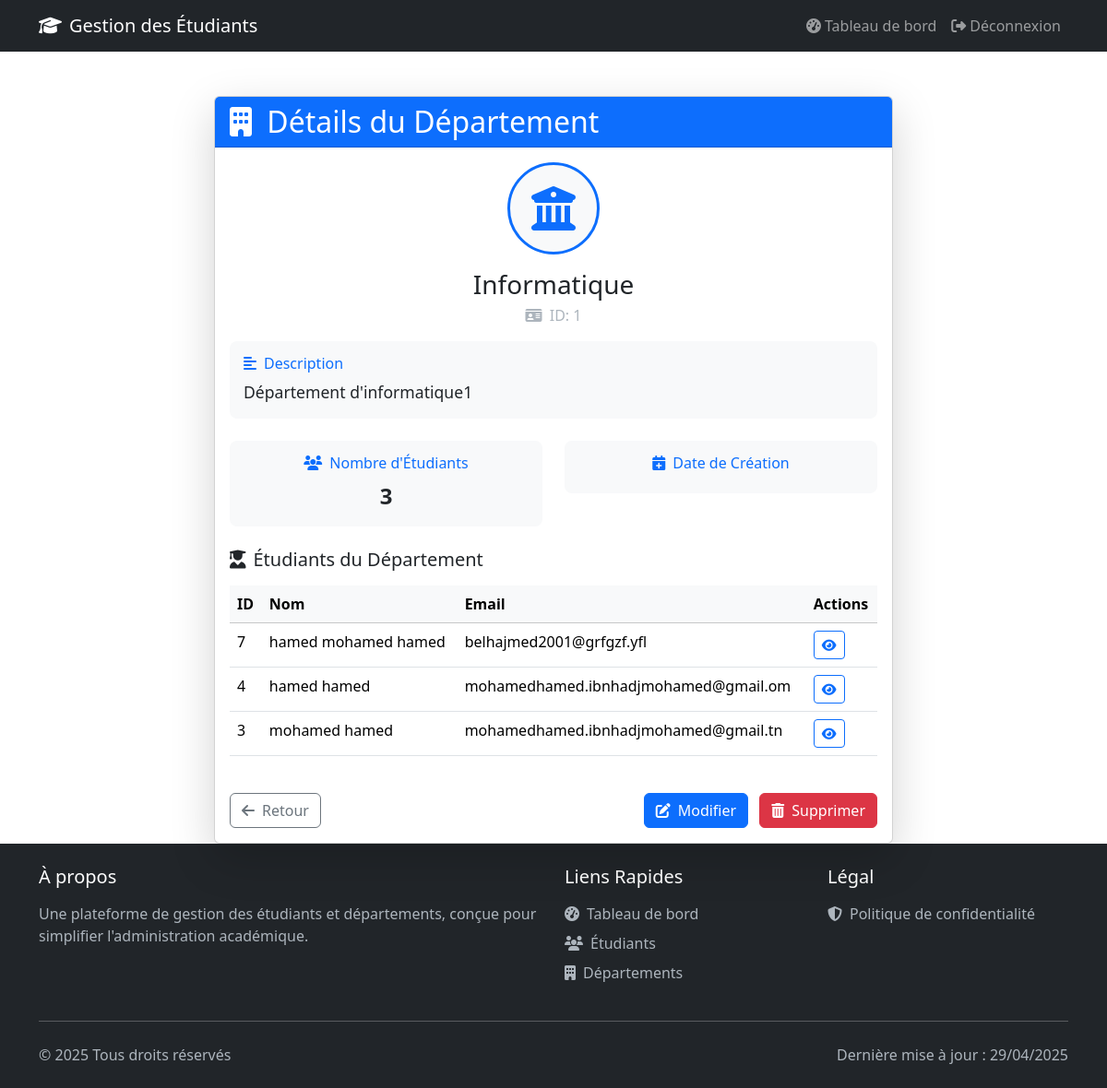
The app's page /departements/1/ (signed in) with its own data.
### webapp/models.py (models this page shows, shortened)
class Departement(models.Model):
    nom_departement = models.CharField(
        max_length=250,
        verbose_name=_("Nom du département"),
        help_text=_("Entrez le nom du département"),
        validators=[MinLengthValidator(2)]
    )
    description = models.TextField(
        blank=True,
        null=True,
        verbose_name=_("Description"),
        help_text=_("Description détaillée du département")
    )
    class Meta:
        verbose_name = _("Département")
        verbose_name_plural = _("Départements")
        ordering = ['nom_departement']

class Etudiant(models.Model):
    nom_etudiant = models.CharField(
        max_length=250,
        verbose_name=_("Nom"),
        help_text=_("Entrez le nom de l'étudiant"),
        validators=[MinLengthValidator(2)]
    )
    prenom_etudiant = models.CharField(
        max_length=250,
        verbose_name=_("Prénom"),
        help_text=_("Entrez le prénom de l'étudiant"),
        validators=[MinLengthValidator(2)]
    )
    date_naissance = models.DateField(
        verbose_name=_("Date de naissance"),
        help_text=_("Sélectionnez la date de naissance")
    )
    email = models.EmailField(
        unique=True,
        verbose_name=_("Email"),
        help_text=_("Entrez l'adresse email de l'étudiant"),
        validators=[EmailValidator()]
    )
    departement = models.ForeignKey(
        Departement,
        on_delete=models.SET_NULL,
        null=True,
        blank=True,
        verbose_name=_("Département"),
        help_text=_("Sélectionnez le département de l'étudiant")
    )
    adresse = models.CharField(
        max_length=500,
        blank=True,
        null=True,
        verbose_name=_("Adresse"),
        help_text=_("Entrez l'adresse complète de l'étudiant")
    )
    created_at = models.DateTimeField(
        auto_now_add=True,
        verbose_name=_("Date de création")
    )
    updated_at = models.DateTimeField(
        auto_now=True,
        verbose_name=_("Date de mise à jour")
    )
    class Meta:
        verbose_name = _("Étudiant")
        verbose_name_plural = _("Étudiants")
        ordering = ['-created_at']
        indexes = [
            models.Index(fields=['nom_etudiant', 'prenom_etudiant']),
            models.Index(fields=['email']),
        ]

### webapp/views.py (the view)
# urls.py: path('departements/<int:id>/', views.view_departement, name='view_departement'),
@login_required(login_url='login')
def view_departement(request, id):
    try:
        departement = Departement.objects.get(id=id)
        return render(request, 'web/view_departement.html', {'departement': departement})
    except Departement.DoesNotExist:
        messages.error(request, "Département non trouvé")
        return redirect('departements')
    except Exception as e:
        messages.error(request, f"Erreur lors de l'affichage du département: {str(e)}")
        return redirect('departements')

### templates/web/view_departement.html (shortened to what this page needs)
{% extends 'base.html' %}
{% block content %}
<div class="container mt-5">
    <div class="row justify-content-center">
        <div class="col-md-8">
            <div class="card shadow-lg">
                <div class="card-header bg-primary text-white">
                    <h2 class="card-title mb-0">
                        <i class="fas fa-building me-2"></i>
                        Détails du Département
                    </h2>
                </div>
                <div class="card-body">
                    <div class="text-center mb-1">
                        <div class="department-icon mb-3">
                            <i class="fas fa-university fa-3x text-primary"></i>
                        </div>
                        <h3 class="mb-1">{{ departement.nom_departement }}</h3>
                        <p class="text-muted">
                            <i class="fas fa-id-card me-1"></i> ID: {{ departement.id }}
                        </p>
                    </div>
                    <div class="info-card mb-4">
                        <h5 class="info-title">
                            <i class="fas fa-align-left me-2"></i>Description
                        </h5>
                        <p class="info-content">{{ departement.description }}</p>
                    </div>
                    <div class="row mb-4">
                        <div class="col-md-6">
                            <div class="stat-card">
                                <h5 class="stat-title">
                                    <i class="fas fa-users me-2"></i>Nombre d'Étudiants
                                </h5>
                                <p class="stat-value">{{ departement.etudiant_set.count }}</p>
                            </div>
                        </div>
                        <div class="col-md-6">
                            <div class="stat-card">
                                <h5 class="stat-title">
                                    <i class="fas fa-calendar-plus me-2"></i>Date de Création
                                </h5>
                            </div>
                        </div>
                    </div>
                    {% if departement.etudiant_set.all %}
                        <div class="mb-4">
                            <h5 class="mb-3">
                                <i class="fas fa-user-graduate me-2"></i>Étudiants du Département
                            </h5>
                            <div class="table-responsive">
                                <table class="table table-hover">
                                    <thead class="table-light">
                                        <tr>
                                            <th>ID</th>
                                            <th>Nom</th>
                                            <th>Email</th>
                                            <th>Actions</th>
                                        </tr>
                                    </thead>
                                    <tbody>
                                        {% for etudiant in departement.etudiant_set.all %}
                                            <tr>
                                                <td>{{ etudiant.id }}</td>
                                                <td>{{ etudiant.nom_etudiant }} {{ etudiant.prenom_etudiant }}</td>
                                                <td>{{ etudiant.email }}</td>
                                                <td>
                                                    <a href="{% url 'view_etudiant' etudiant.id %}"
                                                       class="btn btn-sm btn-outline-primary">
                                                        <i class="fas fa-eye"></i>
                                                    </a>
                                                </td>
                                            </tr>
                                        {% endfor %}
                                    </tbody>
                                </table>
                            </div>
                        </div>
                    {% else %}
                        <div class="alert alert-info">
                            <i class="fas fa-info-circle me-2"></i>
                            Aucun étudiant n'est inscrit dans ce département.
                        </div>
                    {% endif %}
                    <div class="d-flex justify-content-between mt-4">
                        <a href="{% url 'departements' %}" class="btn btn-outline-secondary">
                            <i class="fas fa-arrow-left me-2"></i>Retour
                        </a>
                        <div>
                            <a href="{% url 'update_departement' departement.id %}" class="btn btn-primary me-2">
                                <i class="fas fa-edit me-2"></i>Modifier
                            </a>
                            <a href="{% url 'delete_departement' departement.id %}"
                               onclick="return confirm('Êtes-vous sûr de vouloir supprimer ce département ?')"
                               class="btn btn-danger">
                                <i class="fas fa-trash-alt me-2"></i>Supprimer
                            </a>
                        </div>
                    </div>
                </div>
            </div>
        </div>
    </div>
</div>
{% endblock %}

### templates/web/view_departement.html (style rules this page uses)
.department-icon { width: 100px; height: 100px; background-color: #f8f9fa; border-radius: 50%; display: flex; align-items: center; justify-content: center; margin: 0 auto; border: 3px solid #0d6efd; }
.info-card { background-color: #f8f9fa; padding: 15px; border-radius: 8px; }
.info-title { color: #0d6efd; font-size: 1rem; margin-bottom: 0.5rem; }
.info-content { margin-bottom: 0; font-size: 1.1rem; }
.stat-card { background-color: #f8f9fa; padding: 15px; border-radius: 8px; text-align: center; }
.stat-title { color: #0d6efd; font-size: 1rem; margin-bottom: 0.5rem; }
.stat-value { font-size: 1.5rem; font-weight: bold; margin-bottom: 0; }

### templates/parts/footer.html (style rules this page uses)
.text-muted { color: #adb5bd !important; }

### records on screen
Departement: nom_departement "Informatique", id "1", description "Département d'informatique1", etudiant_set.count "3"
Etudiant: id "7", nom_etudiant "hamed", prenom_etudiant "mohamed hamed", email "belhajmed2001@grfgzf.yfl"
Etudiant: id "4", nom_etudiant "hamed", prenom_etudiant "hamed", email "mohamedhamed.ibnhadjmohamed@gmail.om"
Etudiant: id "3", nom_etudiant "mohamed", prenom_etudiant "hamed", email "mohamedhamed.ibnhadjmohamed@gmail.tn"
